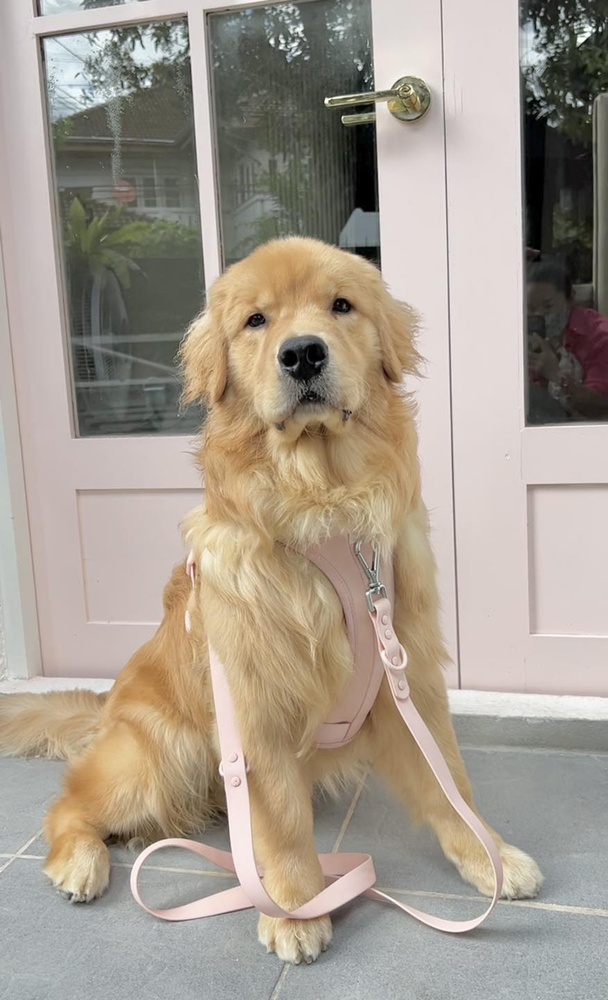
#> input picture source.jpg, 608 x 1000 px, shrunk from 1000 x 1644 before the run
$ python 1_filter_by_value.py
#> lines starting #> are read from the running program, lines starting #| are printed output that depends on the picture
import cv2
import numpy as np

# Replace 'source.jpg' with the path to your image file
image_path = 'source.jpg'

# Read the image
image = cv2.imread(image_path)
#> image is the input picture: shape (1000, 608, 3); mean B, G, R 143.2, 155.6, 165.3

# Split the image into its color channels (B, G, R)
b, g, r = cv2.split(image)
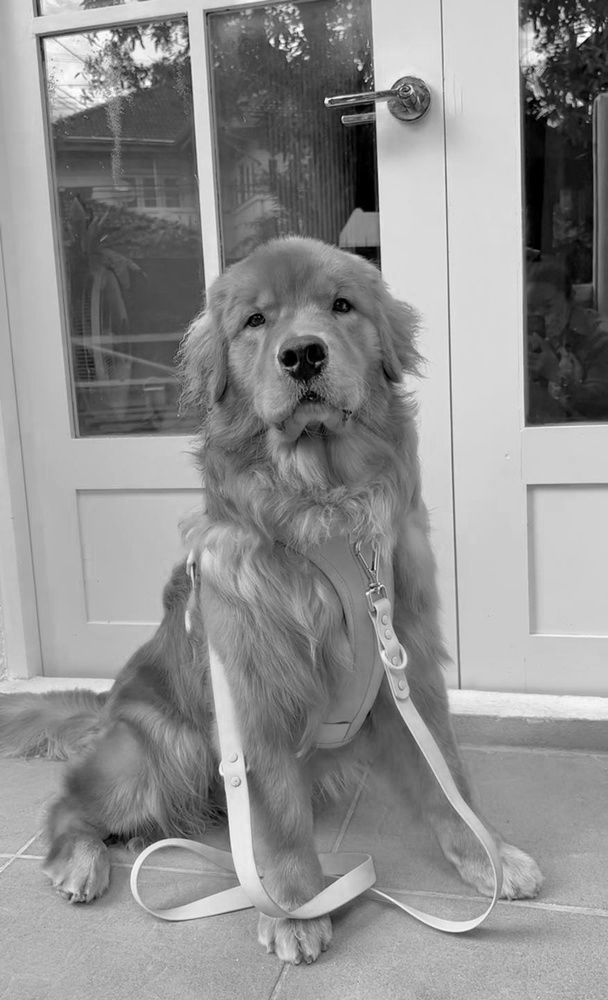
#> b: shape (1000, 608); min 0, max 255, mean 143.2
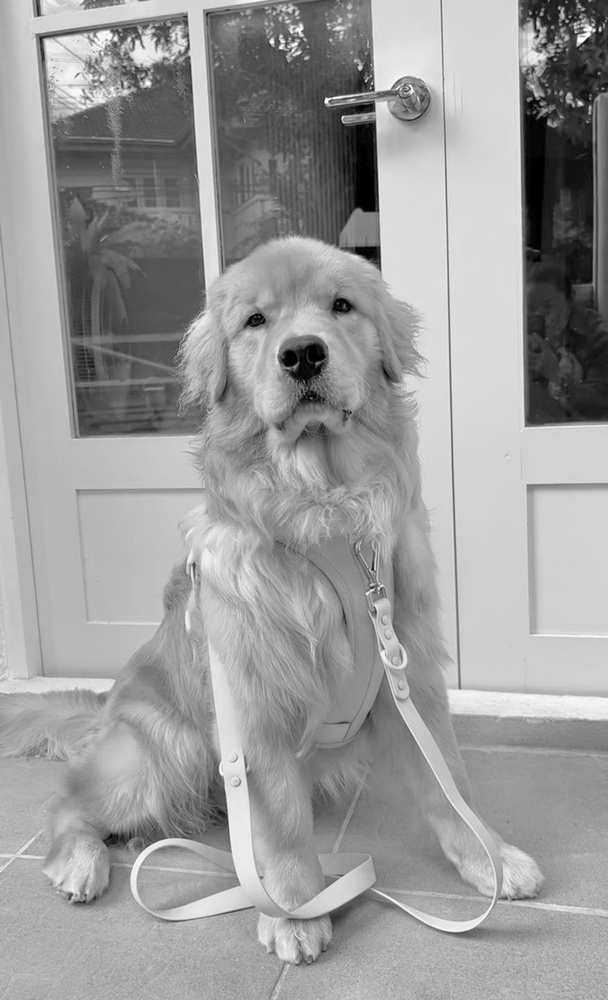
#> g: shape (1000, 608); min 0, max 255, mean 155.6
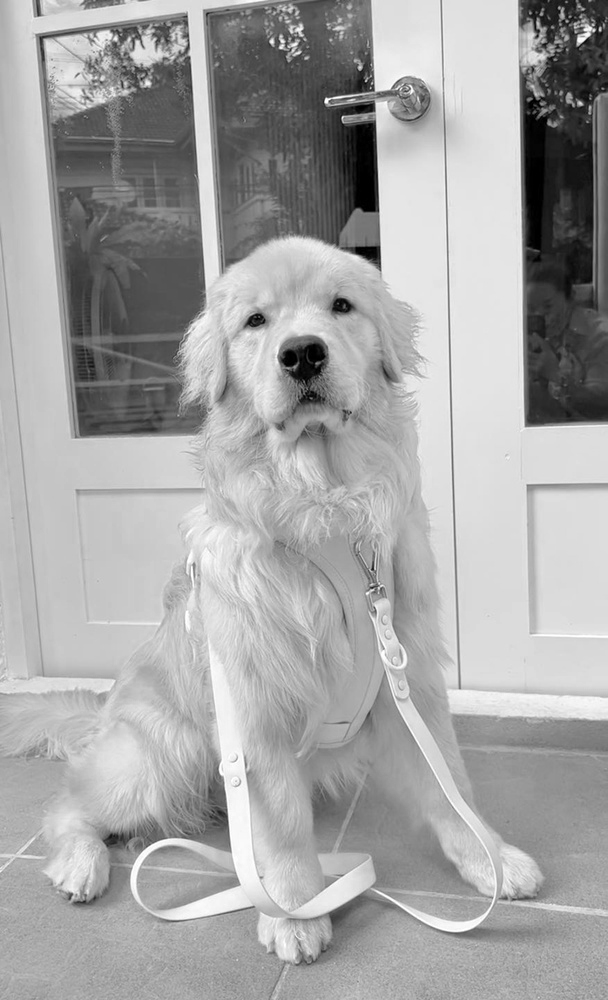
#> r: shape (1000, 608); min 0, max 255, mean 165.3

# Add the constant value to each channel
b = cv2.add(b, 0)
g = cv2.add(g, 0)
r = cv2.add(r, 0)

# Create metric 0 (grayscale) images with the same dimensions as the original image
zeros = np.zeros(image.shape[:2], dtype=np.uint8)

# Merge the metric 0 images for blue, green, and red channels
merge_b = cv2.merge((b, zeros, zeros))
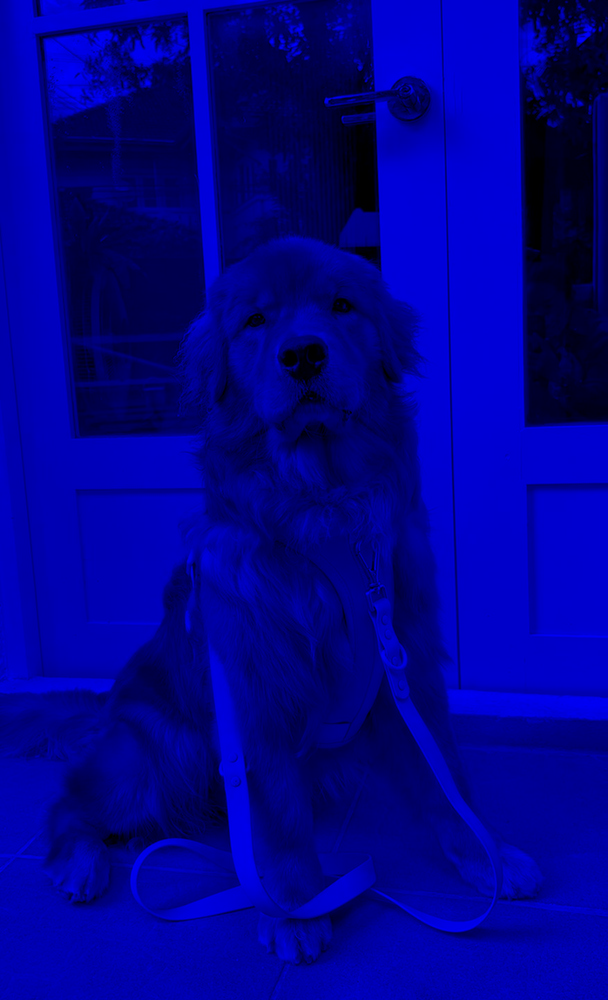
#> merge_b: shape (1000, 608, 3); mean of channels 0, 1, 2 143.2, 0, 0; drawn as B, G, R
merge_g = cv2.merge((zeros, g, zeros))
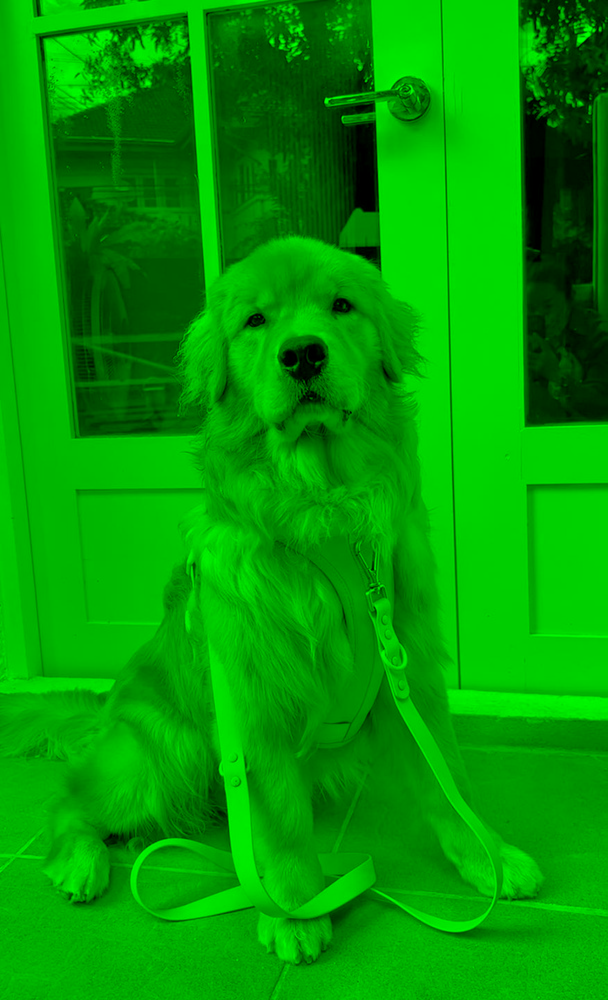
#> merge_g: shape (1000, 608, 3); mean of channels 0, 1, 2 0, 155.6, 0; drawn as B, G, R
merge_r = cv2.merge((zeros, zeros, r))
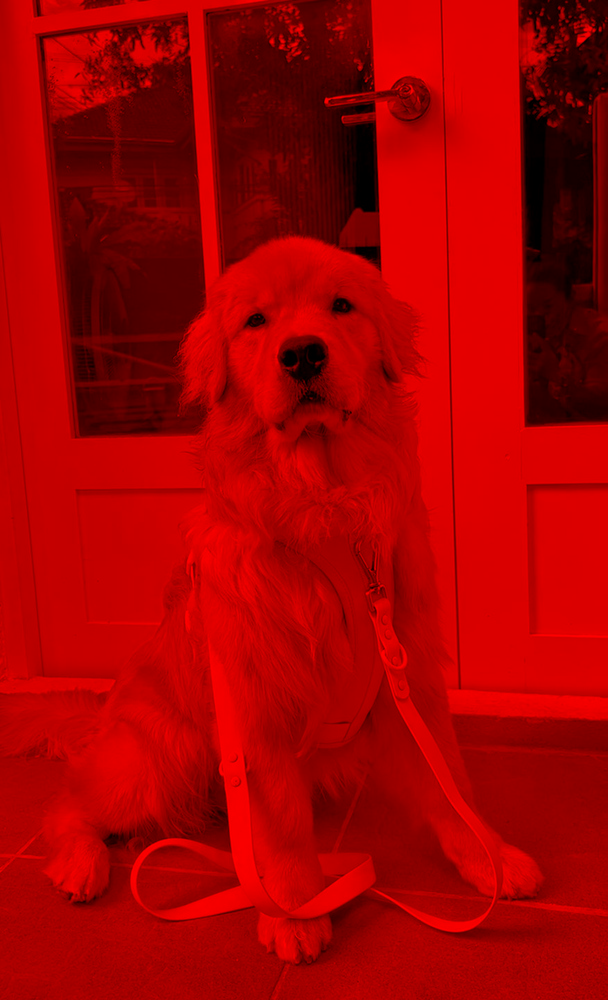
#> merge_r: shape (1000, 608, 3); mean of channels 0, 1, 2 0, 0, 165.3; drawn as B, G, R
filtered = cv2.merge((b, g, r))

frame = np.hstack((image, merge_r, merge_g, merge_b, filtered))
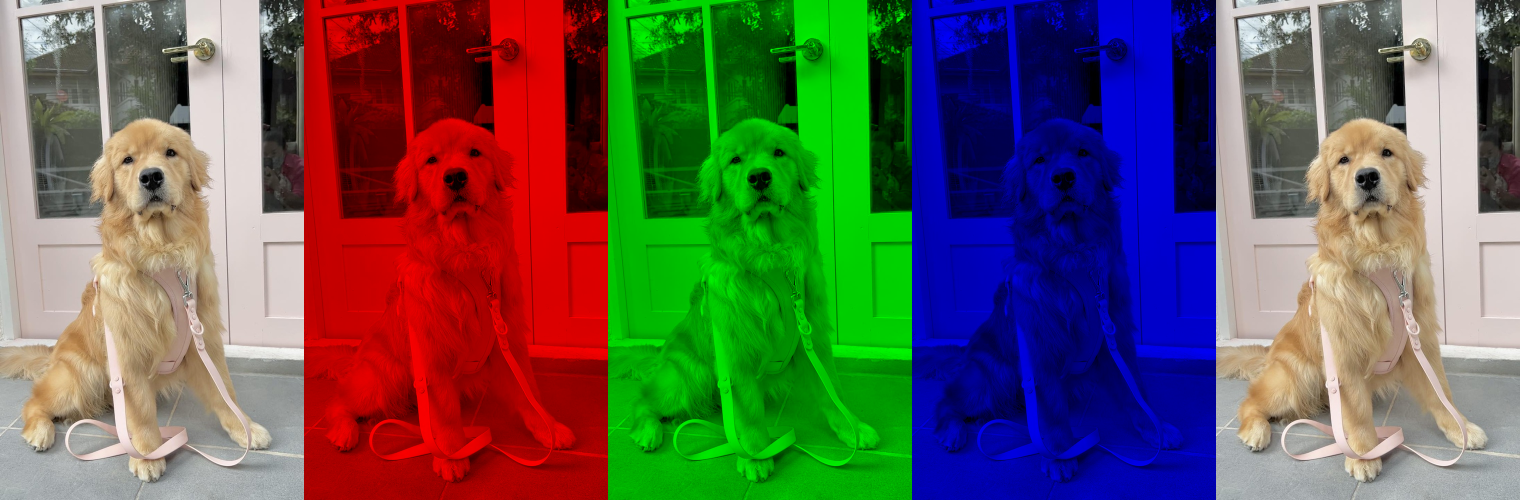
#> frame: shape (1000, 3040, 3) (shown at 1/2 size); mean B, G, R 85.9, 93.4, 99.2
# Display the frame
cv2.imshow('Image Frame', frame)
cv2.waitKey(0)
cv2.destroyAllWindows()
